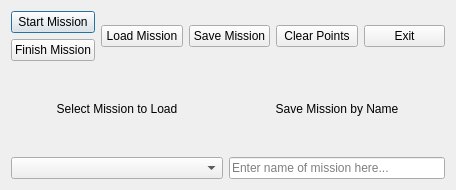
<?xml version="1.0" encoding="UTF-8"?>
<ui version="4.0">
 <class>GSControlPanel</class>
 <widget class="QDialog" name="GSControlPanel">
  <property name="geometry">
   <rect>
    <x>0</x>
    <y>0</y>
    <width>456</width>
    <height>190</height>
   </rect>
  </property>
  <property name="windowTitle">
   <string>Dialog</string>
  </property>
  <layout class="QGridLayout" name="gridLayout">
   <item row="0" column="0">
    <layout class="QVBoxLayout" name="WindowLayout">
     <item>
      <layout class="QHBoxLayout" name="ButtonLayout">
       <item>
        <layout class="QVBoxLayout" name="StartFinishMissionButtonLayout">
         <item>
          <widget class="QPushButton" name="StartMissionButton">
           <property name="text">
            <string>Start Mission</string>
           </property>
          </widget>
         </item>
         <item>
          <widget class="QPushButton" name="FinishMissionButton">
           <property name="text">
            <string>Finish Mission</string>
           </property>
          </widget>
         </item>
        </layout>
       </item>
       <item>
        <layout class="QVBoxLayout" name="LoadMissionButtonLayout">
         <item>
          <widget class="QPushButton" name="LoadMissionButton">
           <property name="text">
            <string>Load Mission</string>
           </property>
          </widget>
         </item>
        </layout>
       </item>
       <item>
        <layout class="QVBoxLayout" name="SaveMissionButtonLayout">
         <item>
          <widget class="QPushButton" name="SaveMissionButton">
           <property name="text">
            <string>Save Mission</string>
           </property>
          </widget>
         </item>
        </layout>
       </item>
       <item>
        <layout class="QVBoxLayout" name="ClearPointsButtonLayout">
         <item>
          <widget class="QPushButton" name="ClearPointsButton">
           <property name="text">
            <string>Clear Points</string>
           </property>
          </widget>
         </item>
        </layout>
       </item>
       <item>
        <layout class="QVBoxLayout" name="ExitButtonLayout">
         <item>
          <widget class="QPushButton" name="ExitButton">
           <property name="text">
            <string>Exit</string>
           </property>
          </widget>
         </item>
        </layout>
       </item>
      </layout>
     </item>
     <item>
      <layout class="QHBoxLayout" name="MissionChoiceLayout">
       <item>
        <layout class="QVBoxLayout" name="LoadMissionDropdownLayout">
         <item>
          <widget class="QLabel" name="LoadMissionLabel">
           <property name="minimumSize">
            <size>
             <width>212</width>
             <height>52</height>
            </size>
           </property>
           <property name="text">
            <string>&lt;html&gt;&lt;head/&gt;&lt;body&gt;&lt;p align=&quot;center&quot;&gt;Select Mission to Load&lt;/p&gt;&lt;/body&gt;&lt;/html&gt;</string>
           </property>
           <property name="scaledContents">
            <bool>false</bool>
           </property>
          </widget>
         </item>
         <item>
          <widget class="QComboBox" name="LoadMissionDropdown"/>
         </item>
        </layout>
       </item>
       <item>
        <layout class="QVBoxLayout" name="SaveMissionTextBoxLayout">
         <item>
          <widget class="QLabel" name="SaveMissionLabel">
           <property name="text">
            <string>&lt;html&gt;&lt;head/&gt;&lt;body&gt;&lt;p align=&quot;center&quot;&gt;Save Mission by Name&lt;/p&gt;&lt;/body&gt;&lt;/html&gt;</string>
           </property>
          </widget>
         </item>
         <item>
          <widget class="QLineEdit" name="SaveMissionTextBox">
           <property name="placeholderText">
            <string>Enter name of mission here...</string>
           </property>
          </widget>
         </item>
        </layout>
       </item>
      </layout>
     </item>
    </layout>
   </item>
  </layout>
 </widget>
 <resources/>
 <connections/>
</ui>
